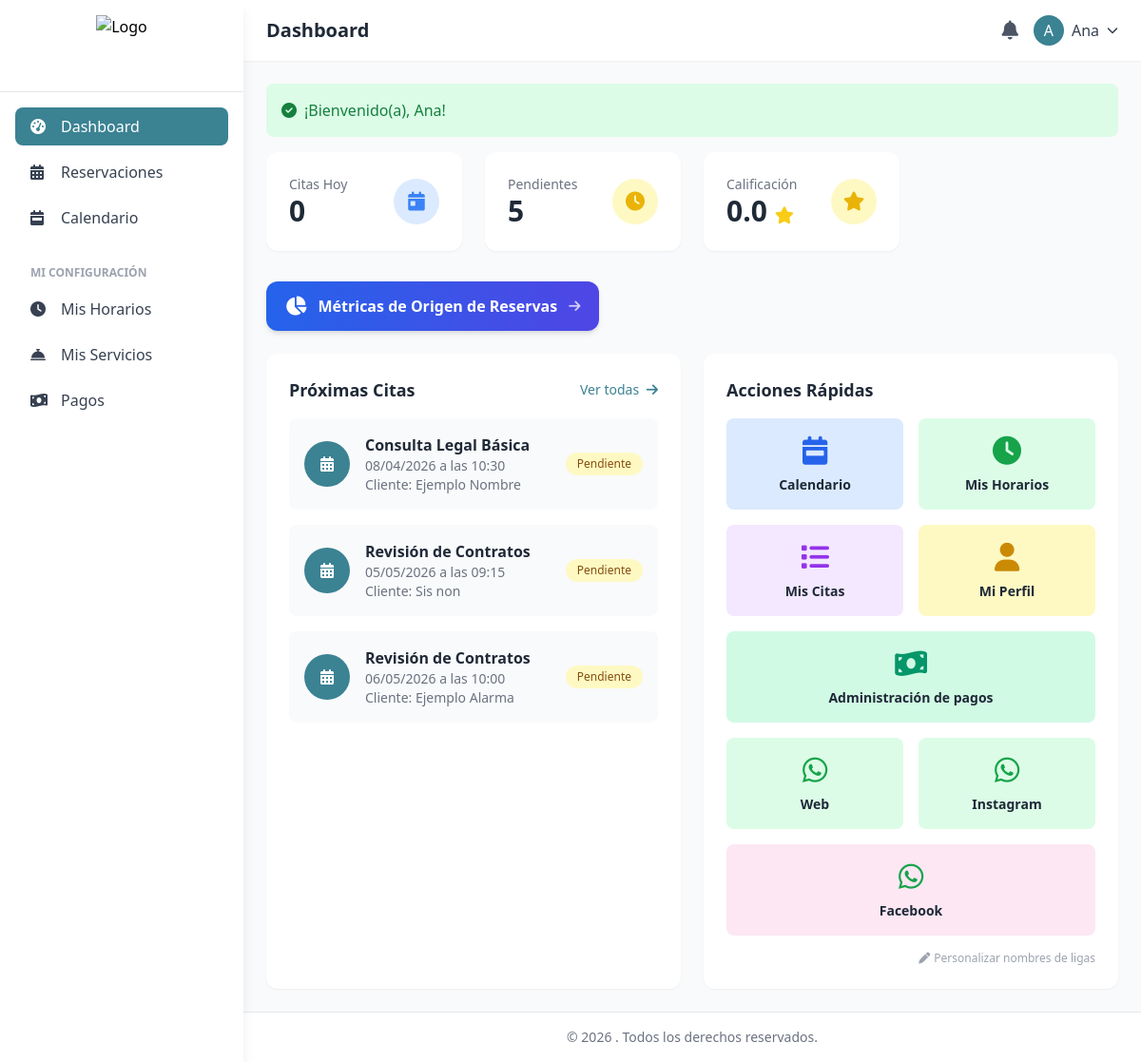
The page /dashboard (signed in) on the database its author committed.
### tables this page shows
CREATE TABLE `especialistas` (
  `id` int(11) NOT NULL,
  `usuario_id` int(11) NOT NULL,
  `sucursal_id` int(11) NOT NULL,
  `profesion` varchar(100) DEFAULT NULL,
  `especialidad` varchar(150) DEFAULT NULL,
  `descripcion` text,
  `experiencia_anos` int(11) DEFAULT '0',
  `tarifa_base` decimal(10,2) DEFAULT '0.00',
  `duracion_cita_default` int(11) DEFAULT '30' COMMENT 'minutos',
  `calificacion_promedio` decimal(3,2) DEFAULT '0.00',
  `total_resenas` int(11) DEFAULT '0',
  `foto` varchar(255) DEFAULT NULL,
  `activo` tinyint(1) DEFAULT '1',
  `created_at` timestamp NOT NULL DEFAULT CURRENT_TIMESTAMP,
  `updated_at` timestamp NOT NULL DEFAULT CURRENT_TIMESTAMP ON UPDATE CURRENT_TIMESTAMP,
  `nombre_liga1` varchar(60) DEFAULT NULL COMMENT 'Nombre personalizado para Liga 1',
  `nombre_liga2` varchar(60) DEFAULT NULL COMMENT 'Nombre personalizado para Liga 2',
  `nombre_liga3` varchar(60) DEFAULT NULL COMMENT 'Nombre personalizado para Liga 3'
);

CREATE TABLE `reservaciones` (
  `id` int(11) NOT NULL,
  `codigo` varchar(20) NOT NULL COMMENT 'Código único de reservación',
  `cliente_id` int(11) DEFAULT NULL COMMENT 'ID del cliente en la tabla usuarios (NULL para reservas de chatbot)',
  `nombre_cliente` varchar(150) DEFAULT NULL COMMENT 'Nombre completo del cliente',
  `telefono` varchar(20) DEFAULT NULL,
  `correo` varchar(150) DEFAULT NULL,
  `especialista_id` int(11) NOT NULL,
  `servicio_id` int(11) NOT NULL,
  `sucursal_id` int(11) NOT NULL,
  `fecha_cita` date NOT NULL,
  `hora_inicio` time NOT NULL,
  `hora_fin` time NOT NULL,
  `duracion_minutos` int(11) NOT NULL,
  `precio_total` decimal(10,2) NOT NULL,
  `estado` enum('pendiente','confirmada','en_progreso','completada','cancelada','no_asistio') DEFAULT 'pendiente',
  `es_extraordinaria` tinyint(1) DEFAULT '0',
  `primera_consulta` tinyint(1) DEFAULT '0' COMMENT 'Indica si es la primera consulta del paciente (0=No, 1=Sí)',
  `notas_cliente` text,
  `notas_especialista` text,
  `calificacion` tinyint(4) DEFAULT NULL COMMENT '1-5 estrellas',
  `comentario_resena` text,
  `recordatorio_enviado` tinyint(1) DEFAULT '0',
  `creado_por` int(11) DEFAULT NULL COMMENT 'Usuario que creó la cita (recepcionista)',
  `cancelado_por` int(11) DEFAULT NULL,
  `motivo_cancelacion` varchar(255) DEFAULT NULL,
  `fecha_cancelacion` datetime DEFAULT NULL,
  `created_at` timestamp NOT NULL DEFAULT CURRENT_TIMESTAMP,
  `updated_at` timestamp NOT NULL DEFAULT CURRENT_TIMESTAMP ON UPDATE CURRENT_TIMESTAMP,
  `source` varchar(50) DEFAULT NULL COMMENT 'Origen de la reserva: liga1, liga2, liga3, web, chatbot, manual, etc.'
);

CREATE TABLE `servicios` (
  `id` int(11) NOT NULL,
  `categoria_id` int(11) NOT NULL,
  `nombre` varchar(150) NOT NULL,
  `descripcion` text,
  `duracion_minutos` int(11) DEFAULT '30',
  `precio` decimal(10,2) DEFAULT '0.00',
  `precio_oferta` decimal(10,2) DEFAULT NULL,
  `imagen` varchar(255) DEFAULT NULL,
  `activo` tinyint(1) DEFAULT '1',
  `created_at` timestamp NOT NULL DEFAULT CURRENT_TIMESTAMP,
  `updated_at` timestamp NOT NULL DEFAULT CURRENT_TIMESTAMP ON UPDATE CURRENT_TIMESTAMP
);

### app/views/dashboard/index.php (the view, shortened to what the rows shown need)
<?php
$user = currentUser();
$rolId = $user['rol_id'];
?>
<div class="grid grid-cols-1 md:grid-cols-2 lg:grid-cols-4 gap-6 mb-8">
    <?php if ($rolId == ROLE_SPECIALIST): ?>
    <div class="bg-white rounded-xl shadow-sm p-6">
        <div class="flex items-center justify-between">
            <div>
                <p class="text-sm text-gray-500">Citas Hoy</p>
                <p class="text-3xl font-bold text-gray-800"><?= $todayAppointments ?? 0 ?></p>
            </div>
            <div class="w-12 h-12 bg-blue-100 rounded-full flex items-center justify-center">
                <i class="fas fa-calendar-day text-blue-500 text-xl"></i>
            </div>
        </div>
    </div>
    <div class="bg-white rounded-xl shadow-sm p-6">
        <div class="flex items-center justify-between">
            <div>
                <p class="text-sm text-gray-500">Pendientes</p>
                <p class="text-3xl font-bold text-gray-800"><?= $pendingAppointments ?? 0 ?></p>
            </div>
            <div class="w-12 h-12 bg-yellow-100 rounded-full flex items-center justify-center">
                <i class="fas fa-clock text-yellow-500 text-xl"></i>
            </div>
        </div>
    </div>
    <div class="bg-white rounded-xl shadow-sm p-6">
        <div class="flex items-center justify-between">
            <div>
                <p class="text-sm text-gray-500">Calificación</p>
                <p class="text-3xl font-bold text-gray-800">
                    <?= number_format($specialist['calificacion_promedio'] ?? 0, 1) ?>
                    <i class="fas fa-star text-yellow-400 text-lg"></i>
                </p>
            </div>
            <div class="w-12 h-12 bg-yellow-100 rounded-full flex items-center justify-center">
                <i class="fas fa-star text-yellow-500 text-xl"></i>
            </div>
        </div>
    </div>
    <?php endif; ?>
</div>
<div class="grid grid-cols-1 lg:grid-cols-2 gap-6">
    <div class="bg-white rounded-xl shadow-sm p-6">
        <?php if (empty($upcomingAppointments)): ?>
        <div class="text-center py-8 text-gray-500">
            <i class="fas fa-calendar-times text-4xl mb-3"></i>
            <p>No hay citas próximas</p>
        </div>
        <?php else: ?>
        <div class="space-y-4">
            <?php foreach (array_slice($upcomingAppointments, 0, 5) as $appt): ?>
            <div class="flex items-center p-4 bg-gray-50 rounded-lg">
                <div class="w-12 h-12 bg-primary rounded-full flex items-center justify-center text-white mr-4">
                    <i class="fas fa-calendar-alt"></i>
                </div>
                <div class="flex-1">
                    <p class="font-semibold text-gray-800"><?= e($appt['servicio_nombre']) ?></p>
                    <p class="text-sm text-gray-500">
                        <?= formatDate($appt['fecha_cita']) ?> a las <?= formatTime($appt['hora_inicio']) ?>
                    </p>
                    <?php if ($rolId != ROLE_CLIENT): ?>
                    <p class="text-sm text-gray-500">
                        Cliente: <?= e($appt['cliente_nombre_completo']) ?>
                    </p>
                    <?php else: ?>
                    <p class="text-sm text-gray-500">
                        <?= e($appt['especialista_nombre'] . ' ' . $appt['especialista_apellidos']) ?>
                    </p>
                    <?php endif; ?>
                </div>
                <span class="px-3 py-1 text-xs rounded-full <?= getStatusBadgeClass($appt['estado']) ?>">
                    <?= getStatusText($appt['estado']) ?>
                </span>
            </div>
            <?php endforeach; ?>
        </div>
        <?php endif; ?>
    </div>
    <div class="bg-white rounded-xl shadow-sm p-6">
        <?php if ($rolId == ROLE_SUPERADMIN || $rolId == ROLE_BRANCH_ADMIN): ?>
        <h3 class="text-lg font-semibold text-gray-800 mb-4">Actividad del Mes</h3>
        <canvas id="monthlyChart" height="200"></canvas>
        <script>
        document.addEventListener('DOMContentLoaded', function() {
            const ctx = document.getElementById('monthlyChart');
            if (ctx) {
                new Chart(ctx, {
                    type: 'bar',
                    data: {
                        labels: <?= json_encode(array_map(function($s) {
                            return date('M Y', strtotime($s['mes'] . '-01'));
                        }, $monthlyStats ?? [])) ?>,
                        datasets: [{
                            label: 'Citas',
                            data: <?= json_encode(array_column($monthlyStats ?? [], 'total_citas')) ?>,
                            backgroundColor: 'rgba(59, 130, 246, 0.5)',
                            borderColor: 'rgb(59, 130, 246)',
                            borderWidth: 1
                        }]
                    },
                    options: {
                        responsive: true,
                        plugins: {
                            legend: {
                                display: false
                            }
                        },
                        scales: {
                            y: {
                                beginAtZero: true
                            }
                        }
                    }
                });
            }
        });
        </script>
        <?php else: ?>
        <div class="grid grid-cols-2 gap-4">
            <?php if ($rolId == ROLE_CLIENT): ?>
            <a href="<?= url('/reservaciones/nueva') ?>" class="p-4 bg-blue-100 rounded-lg text-center hover:bg-blue-200 transition">
                <i class="fas fa-plus-circle text-3xl text-blue-600 mb-2"></i>
                <p class="text-sm font-semibold text-gray-800">Nueva Cita</p>
            </a>
            <a href="<?= url('/mis-citas') ?>" class="p-4 bg-green-100 rounded-lg text-center hover:bg-green-200 transition">
                <i class="fas fa-calendar-alt text-3xl text-green-600 mb-2"></i>
                <p class="text-sm font-semibold text-gray-800">Mis Citas</p>
            </a>
            <a href="<?= url('/perfil') ?>" class="p-4 bg-purple-100 rounded-lg text-center hover:bg-purple-200 transition">
                <i class="fas fa-user text-3xl text-purple-600 mb-2"></i>
                <p class="text-sm font-semibold text-gray-800">Mi Perfil</p>
            </a>
            <a href="<?= url('/notificaciones') ?>" class="p-4 bg-yellow-100 rounded-lg text-center hover:bg-yellow-200 transition">
                <i class="fas fa-bell text-3xl text-yellow-600 mb-2"></i>
                <p class="text-sm font-semibold text-gray-800">Notificaciones</p>
            </a>
            <?php elseif ($rolId == ROLE_SPECIALIST): ?>
            <a href="<?= url('/calendario') ?>" class="p-4 bg-blue-100 rounded-lg text-center hover:bg-blue-200 transition">
                <i class="fas fa-calendar-week text-3xl text-blue-600 mb-2"></i>
                <p class="text-sm font-semibold text-gray-800">Calendario</p>
            </a>
            <a href="<?= url('/especialistas/horarios') ?>" class="p-4 bg-green-100 rounded-lg text-center hover:bg-green-200 transition">
                <i class="fas fa-clock text-3xl text-green-600 mb-2"></i>
                <p class="text-sm font-semibold text-gray-800">Mis Horarios</p>
            </a>
            <a href="<?= url('/reservaciones') ?>" class="p-4 bg-purple-100 rounded-lg text-center hover:bg-purple-200 transition">
                <i class="fas fa-list text-3xl text-purple-600 mb-2"></i>
                <p class="text-sm font-semibold text-gray-800">Mis Citas</p>
            </a>
            <a href="<?= url('/perfil') ?>" class="p-4 bg-yellow-100 rounded-lg text-center hover:bg-yellow-200 transition">
                <i class="fas fa-user text-3xl text-yellow-600 mb-2"></i>
                <p class="text-sm font-semibold text-gray-800">Mi Perfil</p>
            </a>
            <a href="<?= url('/pagos') ?>" class="p-4 bg-emerald-100 rounded-lg text-center hover:bg-emerald-200 transition col-span-2">
                <i class="fas fa-money-bill-wave text-3xl text-emerald-600 mb-2"></i>
                <p class="text-sm font-semibold text-gray-800">Administraci&oacute;n de pagos</p>
            </a>
            <?php
            $liga1 = e($specialist['nombre_liga1'] ?? 'Liga 1');
            $liga2 = e($specialist['nombre_liga2'] ?? 'Liga 2');
            $liga3 = e($specialist['nombre_liga3'] ?? 'Liga 3');
            ?>
            <button type="button" onclick='copiarLiga(<?= json_encode(getWhatsAppUrl("Hola quiero reservar con " . $user["nombre"] . " " . $user["apellidos"])) ?>, this)'
                    class="p-4 bg-green-100 rounded-lg text-center hover:bg-green-200 transition cursor-pointer w-full">
                <i class="fab fa-whatsapp text-3xl text-green-600 mb-2"></i>
                <p class="text-sm font-semibold text-gray-800"><?= $liga1 ?></p>
            </button>
            <button type="button" onclick='copiarLiga(<?= json_encode(getWhatsAppUrl("Hola me gustaria reservar con " . $user["nombre"] . " " . $user["apellidos"])) ?>, this)'
                    class="p-4 bg-green-100 rounded-lg text-center hover:bg-green-200 transition cursor-pointer w-full">
                <i class="fab fa-whatsapp text-3xl text-green-600 mb-2"></i>
                <p class="text-sm font-semibold text-gray-800"><?= $liga2 ?></p>
            </button>
            <button type="button" onclick='copiarLiga(<?= json_encode(getWhatsAppUrl("Hola deseo reservar con " . $user["nombre"] . " " . $user["apellidos"])) ?>, this)'
                    class="p-4 bg-pink-100 rounded-lg text-center hover:bg-pink-200 transition cursor-pointer w-full col-span-2">
                <i class="fab fa-whatsapp text-3xl text-green-600 mb-2"></i>
                <p class="text-sm font-semibold text-gray-800"><?= $liga3 ?></p>
            </button>
            <div class="col-span-2 flex justify-end">
                <button onclick="document.getElementById('formNombresLigas').classList.toggle('hidden')"
                        class="text-xs text-gray-400 hover:text-gray-600 transition flex items-center gap-1">
                    <i class="fas fa-pen text-xs"></i> Personalizar nombres de ligas
                </button>
            </div>
            <?php endif; ?>
        </div>
        <?php endif; ?>
    </div>
</div>

### rows shown on the page
especialistas: calificacion_promedio "0.0", nombre_liga1 "Web", nombre_liga2 "Instagram", nombre_liga3 "Facebook"
reservaciones: servicio.nombre "Consulta Legal Básica", fecha_cita "08/04/2026", hora_inicio "10:30", cliente_nombre_completo "Ejemplo Nombre", estado "Pendiente"
reservaciones: servicio.nombre "Revisión de Contratos", fecha_cita "05/05/2026", hora_inicio "09:15", cliente_nombre_completo "Sis non", estado "Pendiente"
reservaciones: servicio.nombre "Revisión de Contratos", fecha_cita "06/05/2026", hora_inicio "10:00", cliente_nombre_completo "Ejemplo Alarma", estado "Pendiente"

### other values the page prints
$title "Dashboard"
substr($user['nombre'] ?? 'U', 0, 1) "A"
$user['nombre'] "Ana"
$flash['message'] "¡Bienvenido(a), Ana!"
$todayAppointments "0"
$pendingAppointments "5"
